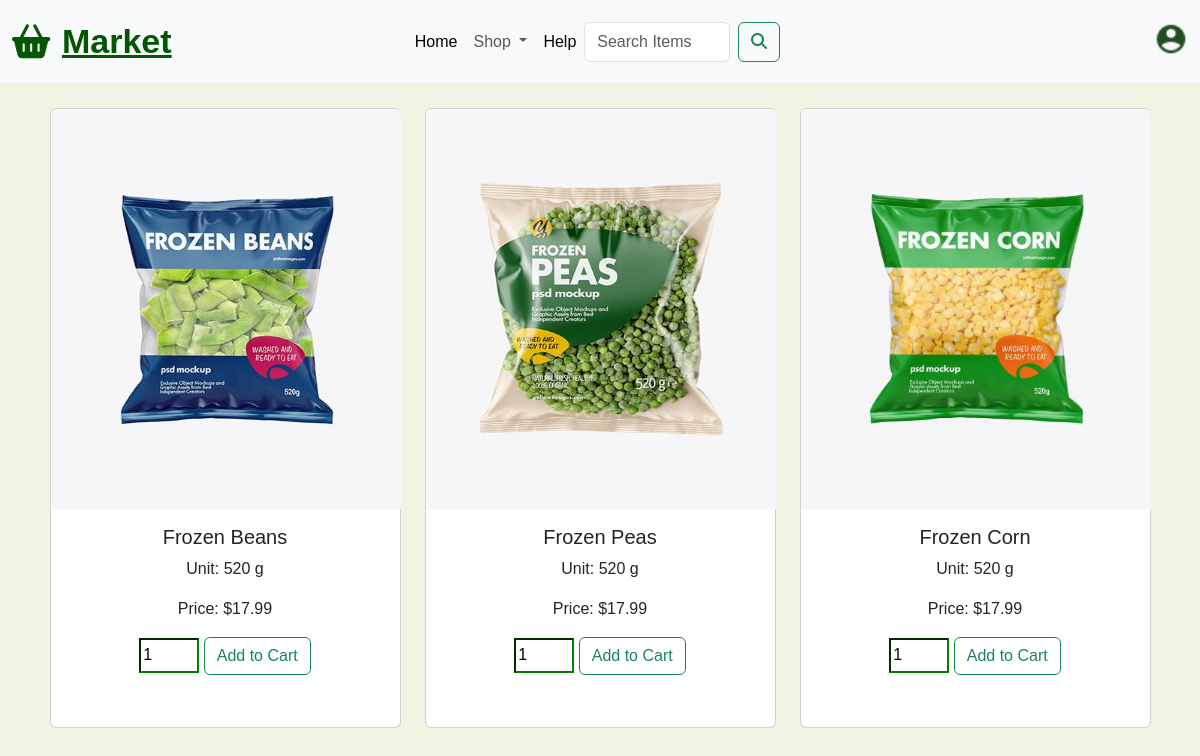
Screenshot of /plantable.php with the database file from the repository.
### tables this page shows
CREATE TABLE `products` (
  `product_id` int(11) NOT NULL,
  `product_image` varchar(255) NOT NULL,
  `product_name` varchar(100) NOT NULL,
  `product_unit` varchar(15) NOT NULL,
  `product_price` decimal(6,2) NOT NULL,
  `in_stock` int(10) UNSIGNED DEFAULT NULL,
  `product_category` varchar(108) NOT NULL,
  `product_sub_category` varchar(108) NOT NULL,
  `product_description` varchar(108) NOT NULL
);

### plantable.php (the view, shortened to what this page needs)
<!DOCTYPE html>
<html lang="en">
<head>
  <link href="https://cdn.jsdelivr.net/npm/bootstrap@5.3.3/dist/css/bootstrap.min.css" rel="stylesheet">
  <link rel="stylesheet" href="assets/css/style.css" />
</head>
<body style="background-color: rgb(243, 243, 228);">
  <nav class="navbar navbar-expand-lg bg-body-tertiary py-3 fixed-top">
    <div class="container-fluid">
      <i class="fa-solid fa-basket-shopping" style="color: rgb(3, 87, 3); font-size: 34px;"></i>
      <a class="nav-bar" href="#" style="color: rgb(3, 87, 3); font-size: 34px; font-weight: bold;">Market</a>
      <div class="collapse navbar-collapse nav-twenty" id="navbarSupportedContent">
        <ul class="navbar-nav me-auto mb-2 mb-lg-0">
          <li class="nav-item">
            <a class="nav-link active" aria-current="page" href="index.php">Home</a>
          </li>
          <li class="nav-item dropdown">
            <a class="nav-link dropdown-toggle" href="#" role="button" data-bs-toggle="dropdown" aria-expanded="false">
              Shop
            </a>
          </li>
          <li class="nav-item">
            <a class="nav-link active" aria-current="page" href="contact.php">Help</a>
          </li>
          <form class="d-flex" role="search" action="search.php" method="GET" style="padding-right: 10px;">
            <input class="form-control me-2" type="search" name="query" placeholder="Search Items" aria-label="Search">
            <button class="btn btn-outline-success" type="submit">
              <i class="fa-solid fa-magnifying-glass"></i>
            </button>
          </form>
          <li class="nav-item">
          </li>
          <li class="nav-item">
            <a href="account.php" class="profile-1">
              <img src="assets/images/Profile.png" alt="Circle User" style="width: 34px; height: 34px;">
            </a>
          </li>
        </ul>
      </div>
    </div>
  </nav>
  <div class="container mt-5 product-container">
    <div class="row">
      <?php
      include('server/connect.php');
      $store = $connect->prepare("SELECT * FROM products WHERE product_category = 'Frozen' AND product_sub_category = 'Frozen Plantable' ");
      $store->execute();
      $plantable = $store->get_result();
      while ($row = $plantable->fetch_assoc()) {
        $button_class = $row['in_stock'] ? 'btn-outline-success' : 'btn-outline-secondary disabled';
          $button_text = $row['in_stock'] ? 'Add to Cart' : 'Out of Stock';
          $quantity_disabled = $row['in_stock'] ? '' : 'disabled';
      ?>
        <div class="col-md-4 mb-3">
          <div class="card">
            <img src="assets/images/<?php echo $row['product_image']; ?>" class="card-img-top" alt="Frozen Beans">
            <div class="card-body text-center">
              <h5 class="card-title"><?php echo $row['product_name']; ?></h5>
              <p>Unit: <?php echo $row['product_unit']; ?></p>
              <p>Price: $<?php echo $row['product_price']; ?></p>
              <form method="POST" action="cart.php">
                <input type="number" name="product_quantity" value="1" aria-label="quantitycart" <?php echo $quantity_disabled; ?> />
                <button class="btn <?php echo $button_class; ?>" type="submit" name="add_to_cart" <?php if (!$row['in_stock']) echo 'disabled'; ?>>
                  <?php echo $button_text; ?>
                </button>
              </form>
            </div>
          </div>
        </div>
      <?php } ?>
    </div>
  </div>
</body>
</html>

### assets/css/style.css (style rules this page uses)
.nav-twenty { margin-left: 20%; }
.nav-bar { margin-left: 1%; }
.profile-1 { margin-left: 330px; margin-top: 3px; }
body { font-family: 'Poppins', sans-serif; }
.product-container { margin-top: 300px; }
.card .card-img-top { height: 400px; width: 350px; }
.card { height: 620px; width: 351px; }
.product-container { display:flex; flex-direction: column; align-items: center; justify-content: center; }
.card-body input { width: 60px; height: 35px; border-color: green; }
.col-md-4 { margin-top: 60px; }

### rows the page displays
products: product_image (picture), product_name "Frozen Beans", product_unit "520 g", product_price "17.99", in_stock "Add to Cart"
products: product_image (picture), product_name "Frozen Peas", product_unit "520 g", product_price "17.99", in_stock "Add to Cart"
products: product_image (picture), product_name "Frozen Corn", product_unit "520 g", product_price "17.99", in_stock "Add to Cart"
